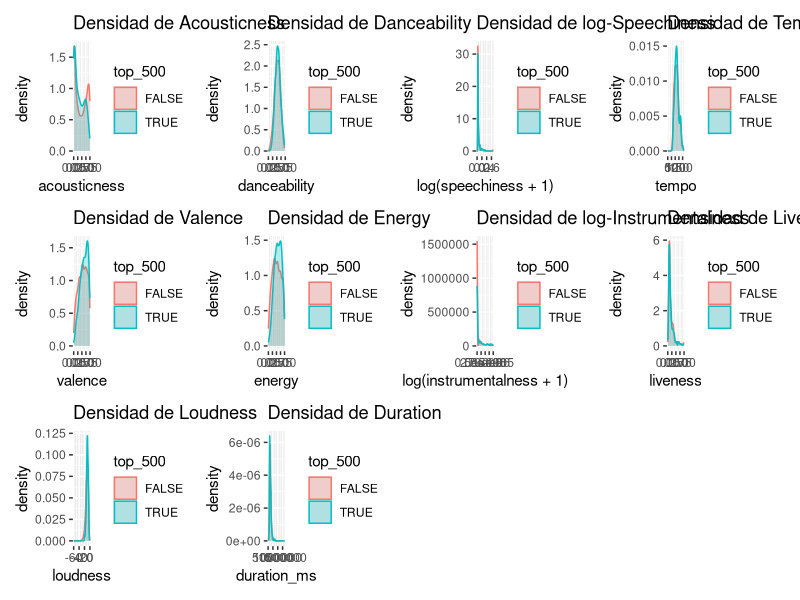

Recreate this plot in R.
## ---- chunk 1
library(ggplot2)
library(tidyverse)
library(purrr)
library(patchwork)
## ---- chunk 2
data <- read_csv("./Data/spotify_analysis.csv")
## ---- chunk 3
g1<- ggplot(data=data, aes(x=acousticness, colour=top_500 , fill=top_500 )) + geom_density(alpha=0.25) + ggtitle("Densidad de Acousticness")
g2<- ggplot(data=data, aes(x=danceability, colour=top_500, fill=top_500)) + geom_density(alpha=0.25) + ggtitle("Densidad de Danceability")
g3<- ggplot(data=data, aes(x=log(speechiness+1), colour=top_500, fill=top_500)) + geom_density(alpha=0.25) + ggtitle("Densidad de log-Speechiness")
g4<- ggplot(data=data, aes(x=tempo, colour=top_500, fill=top_500)) + geom_density(alpha=0.25) + ggtitle("Densidad de Tempo")
g5<- ggplot(data=data, aes(x=valence, colour=top_500, fill=top_500)) + geom_density(alpha=0.25) + ggtitle("Densidad de Valence")
g6<- ggplot(data=data, aes(x=energy, colour=top_500, fill=top_500)) + geom_density(alpha=0.25) + ggtitle("Densidad de Energy")
g7<- ggplot(data=data %>% filter(instrumentalness<0.00001), aes(x=log(instrumentalness+1), colour=top_500, fill=top_500)) + geom_density(alpha=0.25) + ggtitle("Densidad de log-Instrumentalness")
g8<- ggplot(data=data, aes(x=liveness, colour=top_500, fill=top_500)) + geom_density(alpha=0.25) + ggtitle("Densidad de Liveness")
g9<- ggplot(data=data, aes(x=loudness, colour=top_500, fill=top_500)) + geom_density(alpha=0.25) + ggtitle("Densidad de Loudness")
g10<- ggplot(data=data, aes(x=duration_ms, colour=top_500, fill=top_500)) + geom_density(alpha=0.25) + ggtitle("Densidad de Duration")


g1+g2+g3+g4+g5+g6+g7+g8+g9+g10

